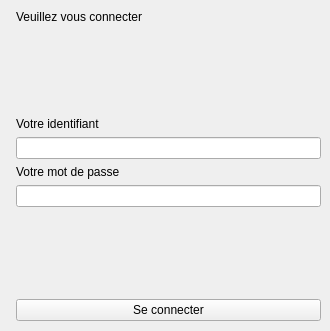
<?xml version="1.0" encoding="UTF-8"?>
<ui version="4.0">
 <class>connexion</class>
 <widget class="QWidget" name="connexion">
  <property name="geometry">
   <rect>
    <x>0</x>
    <y>0</y>
    <width>330</width>
    <height>331</height>
   </rect>
  </property>
  <property name="windowTitle">
   <string>Form</string>
  </property>
  <widget class="QWidget" name="verticalLayoutWidget">
   <property name="geometry">
    <rect>
     <x>10</x>
     <y>10</y>
     <width>311</width>
     <height>311</height>
    </rect>
   </property>
   <layout class="QFormLayout" name="formLayout">
    <item row="0" column="1">
     <widget class="QLabel" name="indication">
      <property name="minimumSize">
       <size>
        <width>303</width>
        <height>0</height>
       </size>
      </property>
      <property name="styleSheet">
       <string notr="true"/>
      </property>
      <property name="text">
       <string>Veuillez vous connecter</string>
      </property>
     </widget>
    </item>
    <item row="1" column="1">
     <spacer name="espace1">
      <property name="orientation">
       <enum>Qt::Vertical</enum>
      </property>
      <property name="sizeHint" stdset="0">
       <size>
        <width>20</width>
        <height>40</height>
       </size>
      </property>
     </spacer>
    </item>
    <item row="2" column="1">
     <widget class="QLabel" name="loginLabel">
      <property name="text">
       <string>Votre identifiant</string>
      </property>
     </widget>
    </item>
    <item row="3" column="1">
     <widget class="QLineEdit" name="LoginEdit"/>
    </item>
    <item row="4" column="1">
     <widget class="QLabel" name="lblMdp">
      <property name="text">
       <string>Votre mot de passe</string>
      </property>
     </widget>
    </item>
    <item row="5" column="1">
     <widget class="QLineEdit" name="MdpEdit">
      <property name="inputMethodHints">
       <set>Qt::ImhHiddenText|Qt::ImhNoAutoUppercase|Qt::ImhNoPredictiveText</set>
      </property>
      <property name="echoMode">
       <enum>QLineEdit::Password</enum>
      </property>
     </widget>
    </item>
    <item row="6" column="1">
     <spacer name="verticalSpacer">
      <property name="orientation">
       <enum>Qt::Vertical</enum>
      </property>
      <property name="sizeHint" stdset="0">
       <size>
        <width>20</width>
        <height>40</height>
       </size>
      </property>
     </spacer>
    </item>
    <item row="7" column="1">
     <widget class="QPushButton" name="boutonConnect">
      <property name="text">
       <string>Se connecter</string>
      </property>
     </widget>
    </item>
   </layout>
  </widget>
 </widget>
 <resources/>
 <connections/>
</ui>
